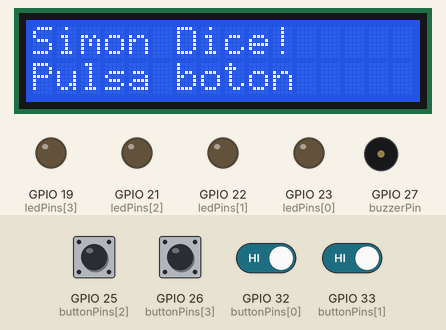
Simulated run of this sketch. Board: ESP32. Shown: 16×2 character LCD, output pins drawn as LEDs (lit = HIGH), buzzer (waves = sounding). The test bench sets the inputs (shaded band); at power-on: GPIO 25 (buttonPins[2]), GPIO 26 (buttonPins[3]), GPIO 32 (buttonPins[0]), GPIO 33 (buttonPins[1]) HIGH. Random numbers use the default seed unless the sketch sets one; what the sketch prints to the serial monitor is not drawn.

Above: at 1.2 s.
1.3 s: GPIO 25 (buttonPins[2]) pulled LOW for 0.15 s
At 3.5 s:
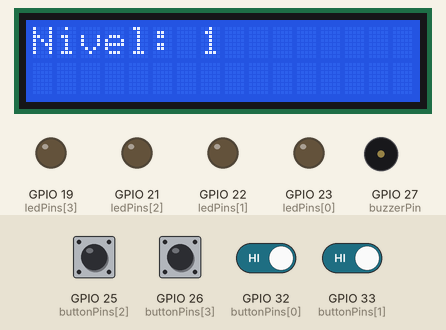
4.3 s: GPIO 26 (buttonPins[3]) pulled LOW for 0.15 s
At 4.8 s:
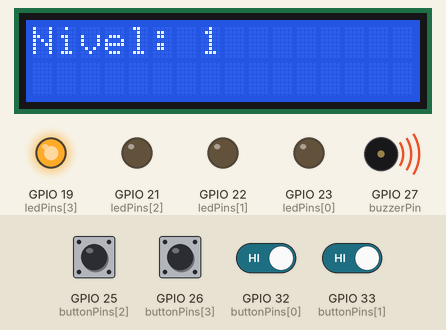
5.0 s: GPIO 25 (buttonPins[2]) driven LOW and GPIO 32 (buttonPins[0]) driven LOW
At 7.6 s:
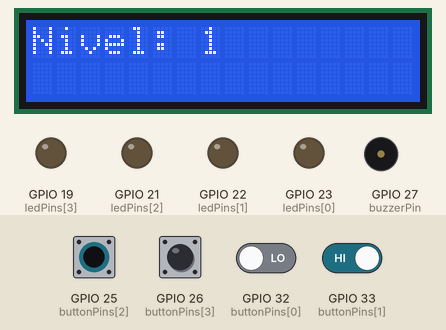
8.0 s: GPIO 32 (buttonPins[0]) driven HIGH and GPIO 33 (buttonPins[1]) driven LOW
At 8.9 s:
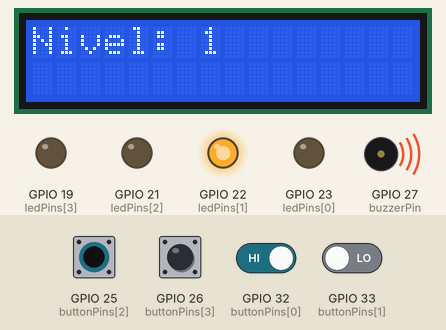
Timing chart, 0 to 11.0 s (numbered marks = the images above; inputs shaded):
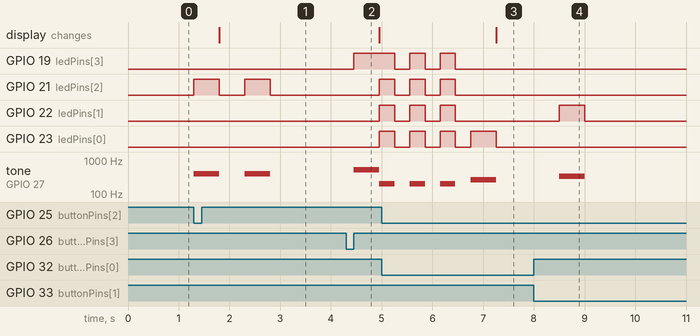

Measured:
- after the input at 1.3 s, GPIO 21 (ledPins[2]): alternates HIGH for 0.50 s and LOW for 0.50 s, 4 changes in all, then stays LOW, starting at once; tone on GPIO 27 (buzzerPin): alternates 392 Hz for 0.50 s and silent for 0.50 s, 4 changes in all, then stays silent, starting at once; the display: changes after 0.50 s (image 1)
- after the input at 4.3 s, GPIO 19 (ledPins[3]): LOW → HIGH after 0.15 s; GPIO 21 (ledPins[2]), GPIO 22 (ledPins[1]), GPIO 23 (ledPins[0]): LOW → HIGH after 0.66 s; tone on GPIO 27 (buzzerPin): silent → 523 Hz after 0.15 s, → 200 Hz 0.51 s later
- after the input at 5.0 s, the display: changes after 2.3 s (image 3)
- after the input at 8.0 s, GPIO 22 (ledPins[1]): LOW → HIGH after 0.50 s, → LOW 0.50 s later; tone on GPIO 27 (buzzerPin): silent → 330 Hz after 0.50 s, → silent 0.50 s later

The sketch:

simon_dice.ino
```cpp
#include <Arduino.h>
#include <LiquidCrystal.h>

// Pines LEDs
const int ledPins[4] = {23, 22, 21, 19};
// Pines botones
const int buttonPins[4] = {32, 33, 25, 26};
// Passive buzzer
const int buzzerPin = 27;

// Tonos por LED
const int ledTones[4] = {262, 330, 392, 523}; // C4, E4, G4, C5

// Secuencia
const int MAX_LEVEL = 20;
int sequence[MAX_LEVEL];
int playerInput[MAX_LEVEL];
int level = 0;

// Timing
const int ledOnTime = 500;
const int ledOffTime = 200;
const int debounceDelay = 50;

bool gameStarted = false;

// LCD (modo 4 bits): RS, E, D4, D5, D6, D7
LiquidCrystal lcd(14, 12, 13, 4, 5, 18);

void setup() {
  Serial.begin(115200);

  for (int i = 0; i < 4; i++) {
    pinMode(ledPins[i], OUTPUT);
    digitalWrite(ledPins[i], LOW);
    pinMode(buttonPins[i], INPUT_PULLUP);
  }

  pinMode(buzzerPin, OUTPUT);

  lcd.begin(16, 2);
  lcd.print("Simon Dice!");
  lcd.setCursor(0,1);
  lcd.print("Pulsa boton");

  randomSeed(analogRead(0));
}

void loop() {
  if (!gameStarted) {
    // Espera primera pulsación para iniciar juego
    for (int b = 0; b < 4; b++) {
      if (digitalRead(buttonPins[b]) == LOW) {
        flashLed(b);
        sequence[0] = b;
        level = 1;
        gameStarted = true;
        lcd.clear();
        lcd.setCursor(0,0);
        lcd.print("Nivel: 1");
        while (digitalRead(buttonPins[b]) == LOW); // espera soltar
        delay(500);
      }
    }
    return;
  }

  // Mostrar secuencia
  for (int i = 0; i < level; i++) {
    flashLed(sequence[i]);
    delay(ledOffTime);
  }

  // Leer input jugador
  for (int i = 0; i < level; i++) {
    int pressed = waitForButton();
    playerInput[i] = pressed;
    flashLed(pressed);

    if (playerInput[i] != sequence[i]) {
      gameOver();
      return;
    }
  }

  // Añadir nuevo paso
  sequence[level] = random(0, 4);
  level++;
  lcd.setCursor(0,0);
  lcd.print("Nivel: ");
  lcd.print(level);
  delay(500);
}

int waitForButton() {
  while (true) {
    for (int i = 0; i < 4; i++) {
      if (digitalRead(buttonPins[i]) == LOW) {
        delay(debounceDelay);
        while (digitalRead(buttonPins[i]) == LOW) delay(10); // espera soltar
        return i;
      }
    }
  }
}

void flashLed(int led) {
  digitalWrite(ledPins[led], HIGH);
  tone(buzzerPin, ledTones[led]);
  delay(ledOnTime);
  digitalWrite(ledPins[led], LOW);
  noTone(buzzerPin);
}

void gameOver() {
  Serial.println("Fallo! Game Over");
  lcd.clear();
  lcd.setCursor(0,0);
  lcd.print("Game Over!");
  lcd.setCursor(0,1);
  lcd.print("Pulsa boton");

  for (int i = 0; i < 3; i++) {
    for (int j = 0; j < 4; j++) digitalWrite(ledPins[j], HIGH);
    tone(buzzerPin, 200, 300);
    delay(300);
    for (int j = 0; j < 4; j++) digitalWrite(ledPins[j], LOW);
    noTone(buzzerPin);
    delay(300);
  }
  level = 0;
  gameStarted = false;
}
```
